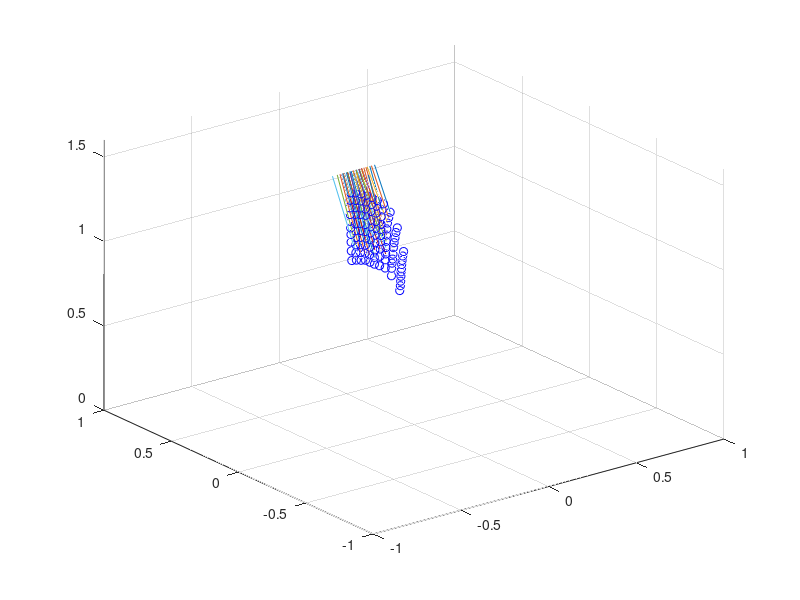

Source code (MATLAB):
clear all
load('rVtb1')
eFlag1=eFlag;
rVt1=rVt;load('rVtb2')

%
figure(3);
rVt1ef1=find(eFlag1>-3);
%rVt1ef2=find(eFlag>0);
%rVt1ef1=find(eFlag.*eFlag1==1)
%
plot3([rVt1(1,rVt1ef1);rVt(1,rVt1ef1)],[rVt1(2,rVt1ef1);rVt(2,rVt1ef1)],[rVt1(3,rVt1ef1);rVt(3,rVt1ef1)]), hold on, grid on
axis([-1 1 -1 1 0 1.6])
%%

figure(3);
rVt1ef=find(eFlag>0);
plot3(rVt(1,rVt1ef),rVt(2,rVt1ef),rVt(3,rVt1ef),'ob'), hold on, grid on